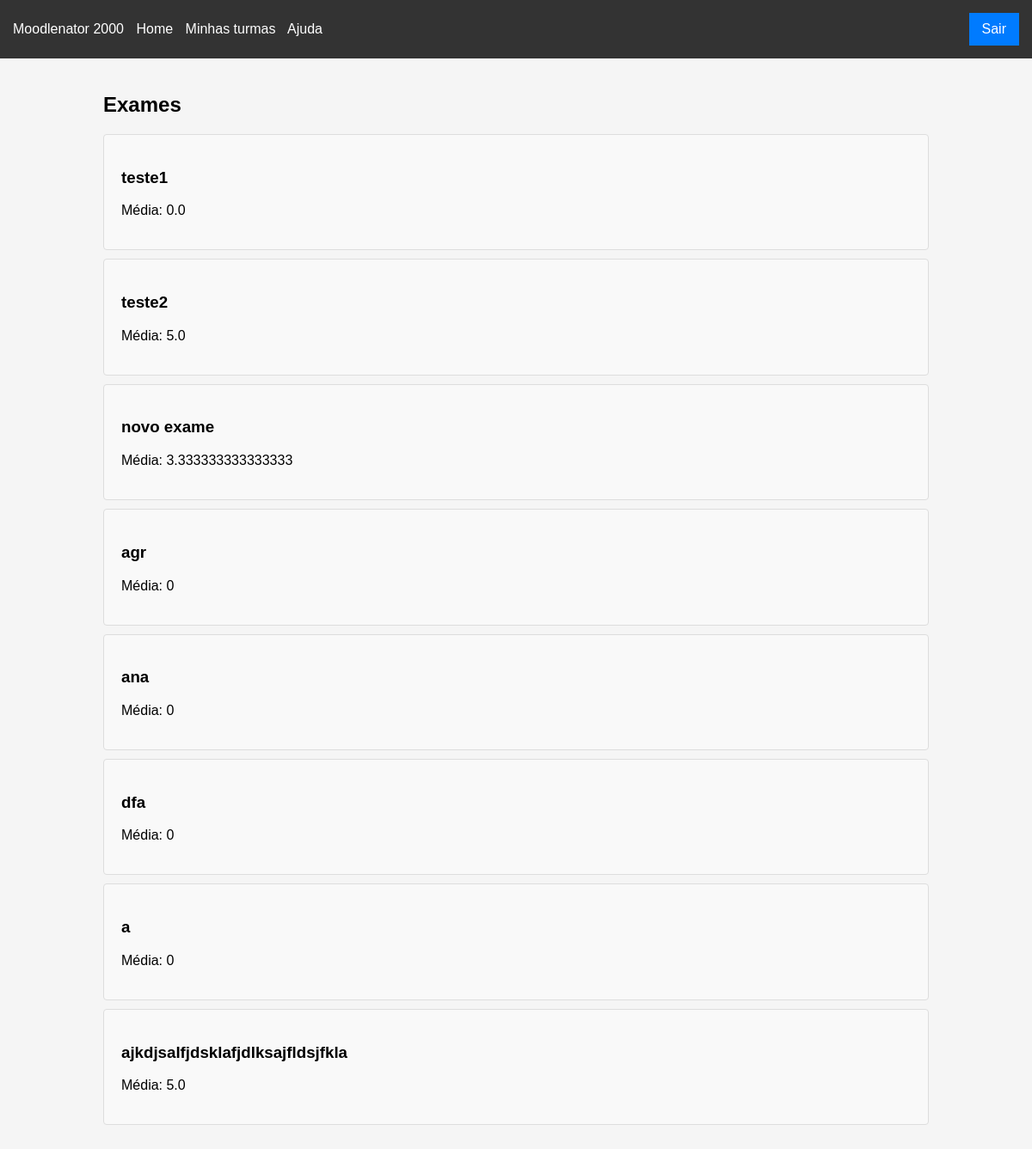
Screenshot of /exam_grades/ (signed in) with the database file from the repository.
### app/models/exame.py (models this page shows, shortened)
class Exame(db.Model):
    __tablename__ = "exame"
    id = Column(Integer, primary_key=True, autoincrement=True)
    nome = Column(String(50), nullable=False)
    professor = Column(Integer, nullable=False) # todo
    nota = Column(Float, nullable=False)
    data_abertura = Column(DATETIME, nullable=False)
    data_fechamento = Column(DATETIME, nullable=False)
    duracao = Column(Integer, nullable=True)
    questoes = db.relationship("Questao", secondary="questao_exame", back_populates="exames") # many to many

### app/controllers/professor.py (the view)
@bp.route("/exam_grades/", methods=["GET"])
@login_required
@professor_required
def ver_provas():
    exams = Exame.query.filter_by(professor=current_user.matricula).all()
    exam_data = []
    for exam in exams:
        notas = Nota.query.filter_by(exame_id=exam.id).all()
        average_grade = sum(nota.nota for nota in notas) / len(notas) if notas else 0
        exam_data.append({
            "exam": exam,
            "average_grade": average_grade
        })
    return render_template("verProvasProfessor.html", exam_data=exam_data)

### app/app.py (called while the page is built)
def create_app():
    app = Flask(__name__)
    basedir = os.path.abspath(os.path.dirname(__file__))
    db_path = os.path.join(basedir, '..', 'saas.db')
    login_manager.init_app(app)
    app.config["SECRET_KEY"] = "secret"
    app.config["SQLALCHEMY_DATABASE_URI"] = f"sqlite:///{db_path}"
    db.init_app(app)
    with app.app_context():
        from .models.user import User
        from .models.exame import Exame
        from .models.questao import Questao
        db.create_all()
    bootstrap.init_app(app)
    @app.context_processor
    def inject_bootstrap():
        return {'bootstrap': bootstrap}
    from .auth import blueprints
    app.register_blueprint(blueprints()[0])
    from .controllers import blueprints
    for bp in blueprints():
        app.register_blueprint(bp)
    from .cli_cmds import seed_cli
    app.cli.add_command(seed_cli)
    return app

@login_manager.user_loader
def load_user(user_id):
    from .models.user import User
    return User.query.get(user_id)

### app/models/user.py (called while the page is built)
    @property
    def is_authenticated(self):
        return True

### app/services/professor_anotation.py (called while the page is built)
def professor_required(f):
    @wraps(f)
    def decorated_function(*args, **kwargs):
        if not current_user.professor:  # Replace with your condition to check if the user is a professor
            abort(403)  # HTTP status code for "Forbidden"
        return f(*args, **kwargs)
    return decorated_function

### app/templates/verProvasProfessor.html (shortened to what this page needs)
{% extends "base.html" %}
{% block content %}
<div class="container">
    <h2 class="mb-4">Exames</h2>
    {% for data in exam_data %}
    <div class="card" onclick="window.location.href = '{{ url_for('professor.ver_notas_provas', id=data.exam.id) }}'">
        <div class="card-header">
            <h3 class="mb-0">{{ data.exam.nome }}</h3>
        </div>
        <div class="card-body">
            <p class="mb-0">Média: {{ data.average_grade }}</p>
        </div>
    </div>
    {% endfor %}
</div>
{% endblock %}

### app/templates/base.html (style rules this page uses)
body { font-family: Arial, sans-serif; margin: 0; padding: 0; background: #f5f5f5; }

### app/templates/verProvasProfessor.html (style rules this page uses)
.container { width: 80%; margin: auto; padding: 20px; }
.card { border: 1px solid #ddd; border-radius: 4px; margin-bottom: 10px; padding: 20px; background-color: #f9f9f9; transition: background-color 0.2s ease; }
.card-header { margin-bottom: 10px; }

### rows the page displays
Exame: exam.nome "teste1"
Exame: exam.nome "teste2"
Exame: exam.nome "novo exame"
Exame: exam.nome "agr"
Exame: exam.nome "ana"
Exame: exam.nome "dfa"
Exame: exam.nome "a"
Exame: exam.nome "ajkdjsalfjdsklafjdlksajfldsjfkla"

### other values shown
{{ data.average_grade }} "0.0" "5.0" "3.333333333333333" "0" "0" "0" "0" "5.0"
